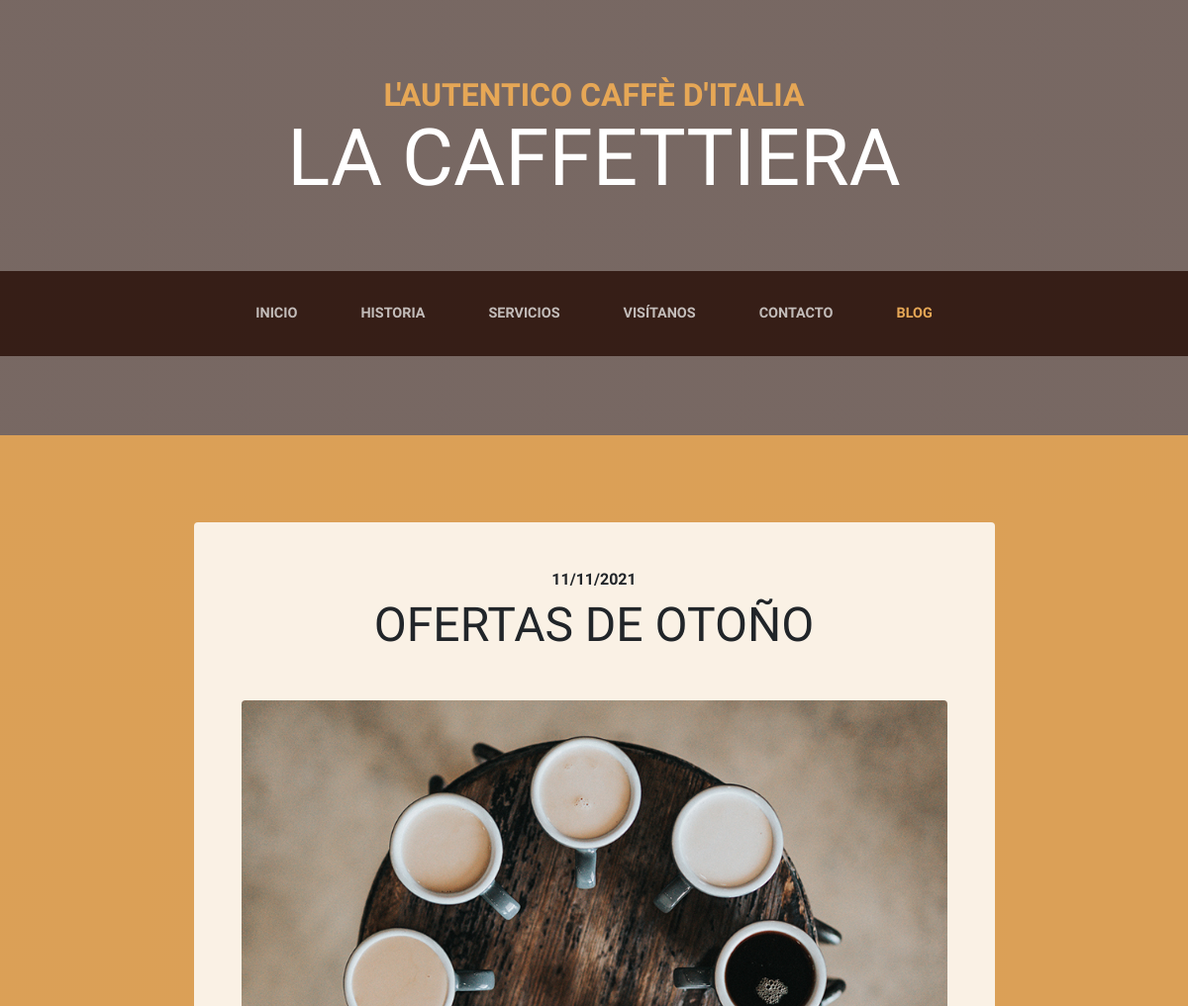
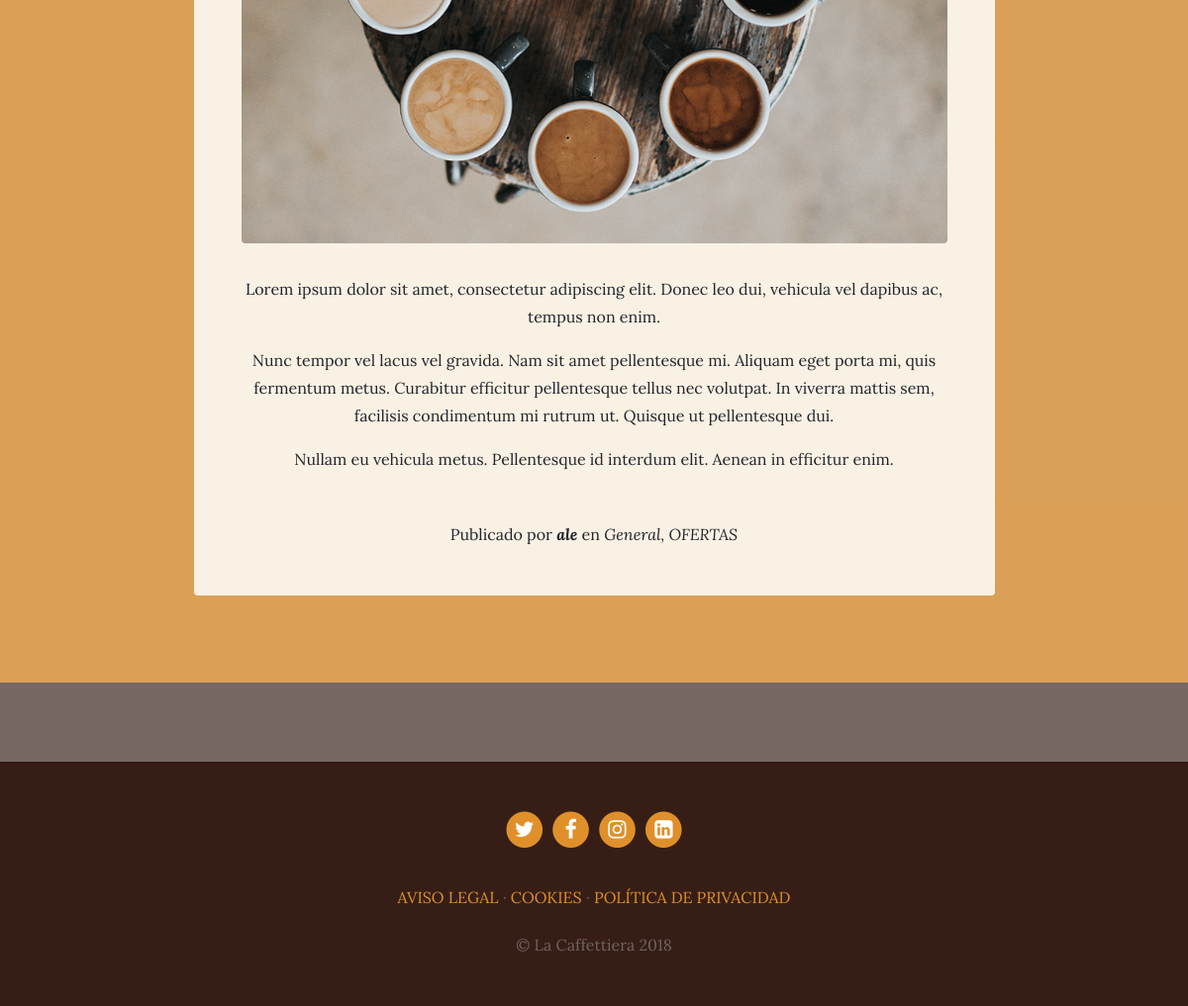
Screenshot of /blog/ with the database file from the repository (2 pictures, top to bottom).
### blog/models.py (models this page shows, shortened)
class Post(models.Model):
    title = models.CharField(max_length=100, verbose_name='Título')
    content = models.TextField(verbose_name='Contenido')
    published= models.DateTimeField(verbose_name='Fecha de publicación', default=datetime.now)
    image = models.ImageField(verbose_name='Imagen', upload_to='blog', null=True, blank=True)
    author = models.ForeignKey(User, on_delete=models.CASCADE)
    categories = models.ManyToManyField(Category, verbose_name='Categorías', related_name='get_posts')
    created = models.DateTimeField(auto_now_add=True, verbose_name='Fecha de creación')
    updated = models.DateTimeField(auto_now=True, verbose_name='Fecha de actualización')
    class Meta:
        verbose_name = 'Posteo'
        verbose_name_plural = 'Posteos'
        ordering =  ['created']

class Category(models.Model):
    name = models.CharField(max_length=100, verbose_name='Nombre')
    created = models.DateTimeField(auto_now_add=True, verbose_name='Fecha de creación')
    updated = models.DateTimeField(auto_now=True, verbose_name='Fecha de actualización')
    class Meta:
        verbose_name = 'categoría'
        verbose_name_plural = 'categorías'
        ordering =  ['created']
    def __str__(self) -> str:
        return self.name

### pages/models.py (models this page shows, shortened)
class Page(models.Model):
    title= models.CharField(max_length=200, verbose_name='Título')
    content = RichTextField(verbose_name='Contenido')
    order = models.SmallIntegerField(verbose_name= 'orden', default=0)
    created = models.DateTimeField(auto_now_add=True, verbose_name='Fecha de creación')
    updated = models.DateTimeField(auto_now=True, verbose_name='Fecha de actualización')
    class Meta:
        verbose_name = 'Página'
        verbose_name_plural = 'Páginas'
        ordering =  ['order', 'title']

### blog/views.py (the view)
# urls.py: path('', views.blog, name= 'blog'),
def blog(request):
    _all_posts = Post.objects.all()
    return render(request,'blog/blog.html', { 'posteos' : _all_posts})

### pages/templatetags/pages_tags.py (called while the page is built)
@register.simple_tag
def get_page_list():
    pages = Page.objects.all()
    return pages

### social/processor.py (called while the page is built)
def context_dict(request):
    ctx = {}
    links = Link.objects.all()
    for link in links:
        ctx[link.key] = link.url
    return ctx

### blog/templates/blog/blog.html (shortened to what this page needs)
{% extends "core/base.html" %}
{% load static %}
{% block content %}
  {% for post in posteos %}
    <section class="page-section cta">
      <div class="container">
        <div class="row">
          <div class="col-xl-9 mx-auto">
            <div class="cta-innerv text-center rounded">
              <h2 class="section-heading mb-5">
                <span class="section-heading-upper">{{ post.published|date:"SHORT_DATE_FORMAT" }}</span>
                <span class="section-heading-lower">{{ post.title }}</span>
              </h2>
              <p class="mb-0">
                <img class="mx-auto d-flex rounded img-fluid mb-3 mb-lg-0" src="{{ post.image.url }}" alt="">
              </p>
              <p class="mb-0 mbt">{{ post.content|linebreaks }}
              </p>
              <p class="mb-0 mbt">
                <span class="section-heading-under">Publicado por <em><b>{{ post.author }}</b></em> en <em> {{ post.categories.all| join:", " }} </em></span>
              </p>
            </div>
          </div>
        </div>
      </div>
    </section>
  {% endfor %}
{% endblock content %}

### core/templates/core/base.html (shortened to what this page needs)
<!DOCTYPE html>
<html lang="es">
{% load static %}
  <head>
    <link href="{% static 'core/vendor/bootstrap/css/bootstrap.min.css' %}" rel="stylesheet">
    <link href="{% static 'core/vendor/font-awesome/css/font-awesome.min.css' %}" rel="stylesheet" type="text/css">
    <link href="{% static 'core/css/business-casual.css' %}" rel="stylesheet">
  </head>
  <body>
    <h1 class="site-heading text-center text-white d-none d-lg-block">
      <span class="site-heading-upper text-primary mb-3">L'autentico caffè d'italia</span>
      <span class="site-heading-lower">La Caffettiera</span>
    </h1>
    <nav class="navbar navbar-expand-lg navbar-dark py-lg-4" id="mainNav">
      <div class="container">
        <div class="collapse navbar-collapse" id="navbarResponsive">
          <ul class="navbar-nav mx-auto">
            <li class="nav-item {% if request.path == '/' %}active{% endif%} px-lg-4">
              <a class="nav-link text-uppercase text-expanded" href="{% url 'index' %}">Inicio</a>
            </li>
            <li class="nav-item {% if request.path == '/about/' %}active{% endif%} px-lg-4">
              <a class="nav-link text-uppercase text-expanded" href="{% url 'about' %}">Historia</a>
            </li>
            <li class="nav-item {% if request.path == '/services/' %}active{% endif%} px-lg-4">
              <a class="nav-link text-uppercase text-expanded" href="{% url 'services' %}">Servicios</a>
            </li>
            <li class="nav-item {% if request.path == '/store/' %}active{% endif%} px-lg-4">
              <a class="nav-link text-uppercase text-expanded" href="{% url 'store' %}">Visítanos</a>
            </li>
            <li class="nav-item {% if request.path == '/contact/' %}active{% endif%} px-lg-4">
              <a class="nav-link text-uppercase text-expanded" href="{% url 'contact' %}">Contacto</a>
            </li>
            <li class="nav-item {% if request.path|slice:'6' == '/blog/' %}active{% endif%} px-lg-4">
              <a class="nav-link text-uppercase text-expanded" href="{% url 'blog' %}">Blog</a>
            </li>
          </ul>
        </div>
      </div>
    </nav>
    {% block content %}{% endblock content %}
    <footer class="footer text-faded text-center py-5">
      <div class="container">
        <p class="m-0">
          {% if LINK_TWITTER %}
            <a href="{{ LINK_TWITTER }}" class="link">
              <span class="fa-stack fa-lg">
                <i class="fa fa-circle fa-stack-2x"></i>
                <i class="fa fa-twitter fa-stack-1x fa-inverse"></i>
              </span>
            </a>
          {% endif %}
          {% if LINK_FACEBOOK %}
            <a href="{{ LINK_FACEBOOK }}" class="link">
              <span class="fa-stack fa-lg">
                <i class="fa fa-circle fa-stack-2x"></i>
                <i class="fa fa-facebook fa-stack-1x fa-inverse"></i>
              </span>
            </a>
          {% endif %}
          {% if LINK_INSTAGRAM %}
            <a href="{{ LINK_INSTAGRAM }}" class="link">
              <span class="fa-stack fa-lg">
              <i class="fa fa-circle fa-stack-2x"></i>
              <i class="fa fa-instagram fa-stack-1x fa-inverse"></i>
              </span>
            </a>
          {% endif %}
          {% if LINK_INSTAGRAM %}
            <a href="{{ LINK_LINKEDIN }}" class="link">
              <span class="fa-stack fa-lg">
              <i class="fa fa-circle fa-stack-2x"></i>
              <i class="fa fa-linkedin-square fa-stack-1x fa-inverse"></i>
              </span>
            </a>
          {% endif %}
        </p>
        <p class="m-0 mbt">
          {% load pages_tags %}
          {% get_page_list as page_list %}
          {% for page in page_list %}
          <a href="{% url 'page' page.id page.title|slugify %}" class="link">{{ page.title }}</a>{% if not forloop.last %} ·{% endif %}
          {% endfor %}
        </p>
        <p class="m-0 mbt1">&copy; La Caffettiera 2018</p>
      </div>
    </footer>
  </body>
</html>

### core/static/core/css/business-casual.css (style rules this page uses)
body { font-family: 'Lora'; background: linear-gradient(rgba(47, 23, 15, 0.65), rgba(47, 23, 15, 0.65)), url("../img/bg.jpg"); background-attachment: fixed; background-position: center; background-size: cover; }
h1, h2, h3, h4, h5, h6 { font-family: 'Raleway'; }
p { line-height: 1.75; }
.text-faded { color: rgba(255, 255, 255, 0.3); }
.site-heading { margin-top: 5rem; margin-bottom: 5rem; text-transform: uppercase; line-height: 1; font-family: 'Raleway'; }
.site-heading .site-heading-upper { display: block; font-size: 2rem; font-weight: 800; }
.site-heading .site-heading-lower { font-size: 5rem; font-weight: 100; line-height: 4rem; }
.page-section { margin-top: 5rem; margin-bottom: 5rem; }
.section-heading { text-transform: uppercase; }
.section-heading .section-heading-upper { display: block; font-size: 1rem; font-weight: 800; padding-bottom:.5rem; }
.section-heading .section-heading-lower { display: block; font-size: 3rem; font-weight: 100; }
#mainNav { background-color: rgba(47, 23, 15, 0.9); font-family: 'Raleway'; }
#mainNav .navbar-nav .nav-item .nav-link { color: rgba(255, 255, 255, 0.7); font-weight: 800; }
#mainNav .navbar-nav .nav-item.active .nav-link { color: #e6a756; }
@media (min-width: 992px) { #mainNav .navbar-nav .nav-item .nav-link { font-size: 0.9rem; } }
.cta { padding-top: 5rem; padding-bottom: 5rem; background-color: rgba(230, 167, 86, 0.9); }
.cta .cta-innerv { position: relative; padding: 3rem; margin: 0.5rem; background-color: rgba(255, 255, 255, 0.85); }
.footer { background-color: rgba(47, 23, 15, 0.9); }
.text-primary { color: #e6a756 !important; }
.mbt { padding-top: 2rem; }
.mbt1 { padding-top: 1.25rem; }
a.link { color: #df902a; }

### rows the page displays
Post: published "11/11/2021", title "OFERTAS DE OTOÑO", image (picture), content "Lorem ipsum dolor sit amet, consectetur adipiscing elit. Donec leo dui, vehicula vel dapibus ac, tempus non enim. Nunc tempor vel lacus vel gravida. Nam sit amet pellentesque mi. Aliquam eget porta mi, quis fermentum metus. Curabitur efficitur pellentesque tellus nec volutpat. In viverra mattis sem, facilisis condimentum mi rutrum ut. Quisque ut pellentesque dui. Nullam eu vehicula metus. Pellentesque id interdum elit. Aenean in efficitur enim.", author "ale", categories.all "General, OFERTAS"
Page: title "AVISO LEGAL"
Page: title "COOKIES"
Page: title "POLÍTICA DE PRIVACIDAD"
